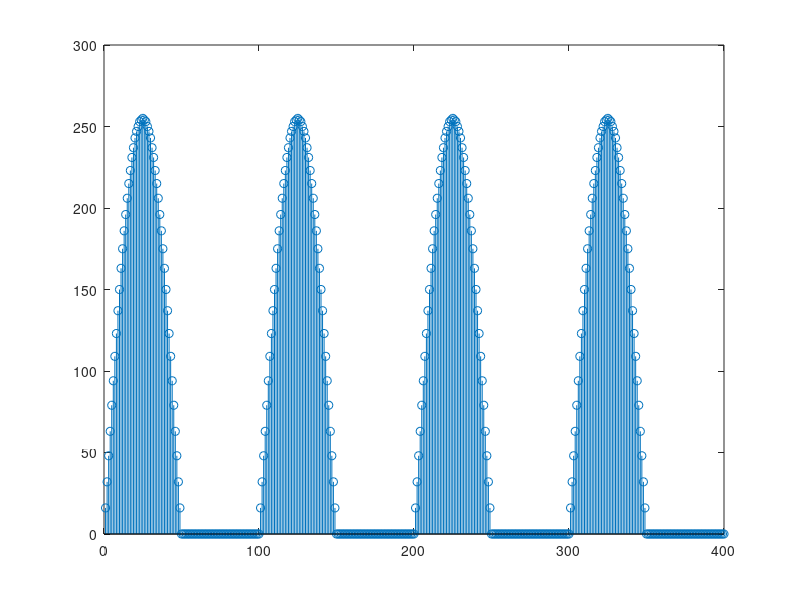
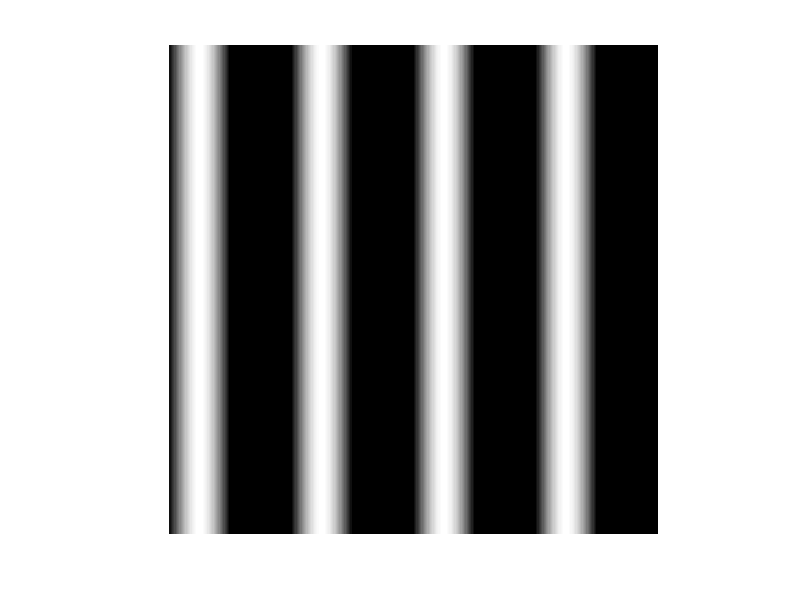

Write the MATLAB code that produced these figures, in order.
clear all

N=400;
cyc=4;
x=(1:N)*cyc/N;
Isin(1,:)=sin(2*pi*x);
stem(1:400,x);

I_8=im2uint8(Isin);
stem(1:400,I_8)

for k=1:N
    i(k,:)=I_8;
end
figure;
imshow(i);